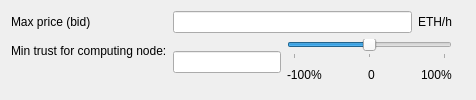
              <widget class="QWidget" name="requestorTab">
               <attribute name="title">
                <string>Requestor</string>
               </attribute>
               <layout class="QGridLayout" name="gridLayout_9">
                <item row="0" column="0">
                 <layout class="QGridLayout" name="gridLayout_8">
                  <item row="0" column="1">
                   <widget class="QLabel" name="label_13">
                    <property name="text">
                     <string/>
                    </property>
                    <property name="alignment">
                     <set>Qt::AlignLeading|Qt::AlignLeft|Qt::AlignTop</set>
                    </property>
                   </widget>
                  </item>
                  <item row="0" column="0">
                   <layout class="QFormLayout" name="formLayout_5">
                    <item row="1" column="0">
                     <widget class="QLabel" name="label_17">
                      <property name="toolTip">
                       <string>What is the minimal reputation of nodes you want to cooperate with as a requestor</string>
                      </property>
                      <property name="text">
                       <string>Min trust for computing node:</string>
                      </property>
                     </widget>
                    </item>
                    <item row="1" column="1">
                     <layout class="QHBoxLayout" name="horizontalLayout_8">
                      <item>
                       <widget class="QLineEdit" name="computingTrustLineEdit"/>
                      </item>
                      <item>
                       <layout class="QVBoxLayout" name="verticalLayout_4">
                        <item>
                         <widget class="QSlider" name="computingTrustSlider">
                          <property name="minimum">
                           <number>-100</number>
                          </property>
                          <property name="maximum">
                           <number>100</number>
                          </property>
                          <property name="orientation">
                           <enum>Qt::Horizontal</enum>
                          </property>
                          <property name="tickPosition">
                           <enum>QSlider::TicksBelow</enum>
                          </property>
                          <property name="tickInterval">
                           <number>100</number>
                          </property>
                         </widget>
                        </item>
                        <item>
                         <layout class="QHBoxLayout" name="horizontalLayout_9">
                          <item>
                           <widget class="QLabel" name="label_21">
                            <property name="text">
                             <string>-100%</string>
                            </property>
                           </widget>
                          </item>
                          <item>
                           <spacer name="horizontalSpacer_5">
                            <property name="orientation">
                             <enum>Qt::Horizontal</enum>
                            </property>
                            <property name="sizeHint" stdset="0">
                             <size>
                              <width>40</width>
                              <height>20</height>
                             </size>
                            </property>
                           </spacer>
                          </item>
                          <item>
                           <widget class="QLabel" name="label_22">
                            <property name="text">
                             <string>0</string>
                            </property>
                           </widget>
                          </item>
                          <item>
                           <spacer name="horizontalSpacer_6">
                            <property name="orientation">
                             <enum>Qt::Horizontal</enum>
                            </property>
                            <property name="sizeHint" stdset="0">
                             <size>
                              <width>40</width>
                              <height>20</height>
                             </size>
                            </property>
                           </spacer>
                          </item>
                          <item>
                           <widget class="QLabel" name="label_23">
                            <property name="text">
                             <string>100%</string>
                            </property>
                           </widget>
                          </item>
                         </layout>
                        </item>
                       </layout>
                      </item>
                     </layout>
                    </item>
                    <item row="0" column="0">
                     <widget class="QLabel" name="label_30">
                      <property name="toolTip">
                       <string>How much can you usually pay for a single subtask pessimistically.</string>
                      </property>
                      <property name="text">
                       <string>Max price (bid) </string>
                      </property>
                     </widget>
                    </item>
                    <item row="0" column="1">
                     <layout class="QHBoxLayout" name="horizontalLayout_15">
                      <item>
                       <widget class="QLineEdit" name="maxPriceLineEdit"/>
                      </item>
                      <item>
                       <widget class="QLabel" name="label_33">
                        <property name="toolTip">
                         <string>ETH per an hour of computation</string>
                        </property>
                        <property name="text">
                         <string>ETH/h</string>
                        </property>
                       </widget>
                      </item>
                     </layout>
                    </item>
                   </layout>
                  </item>
                 </layout>
                </item>
               </layout>
              </widget>
